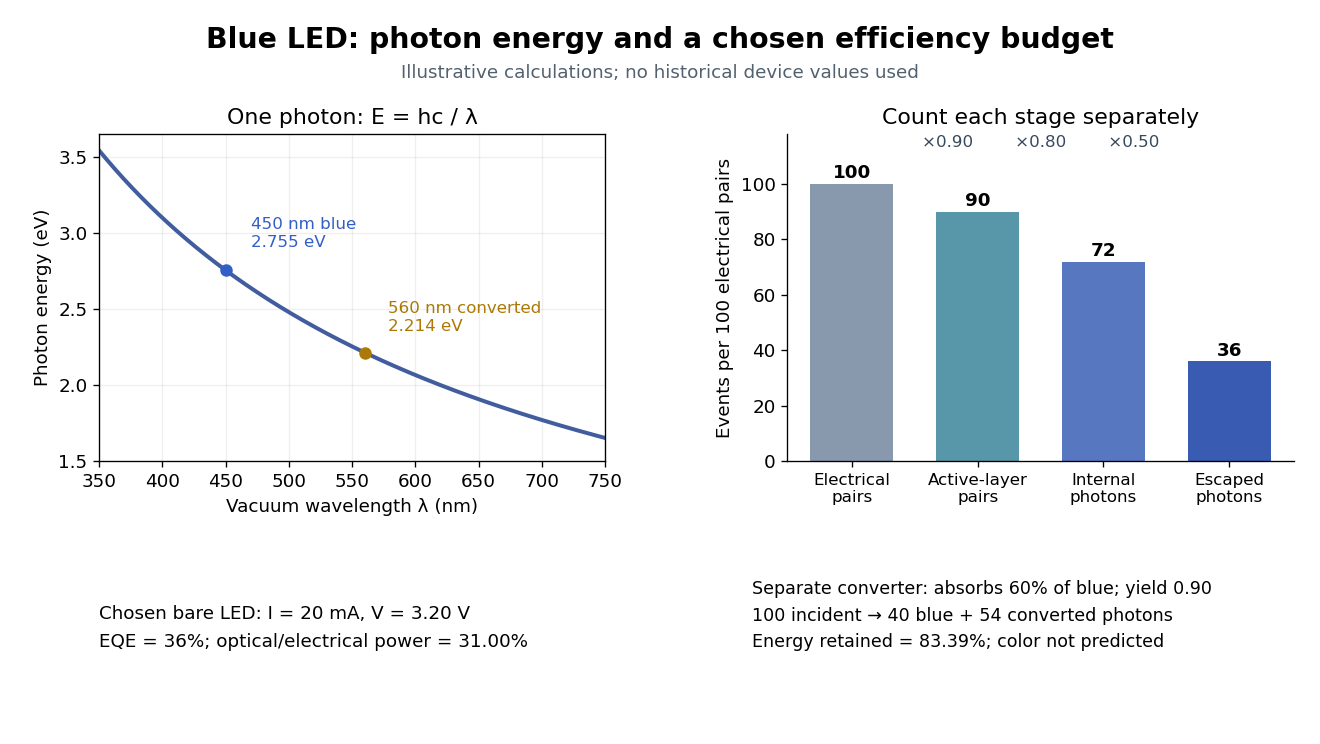

This chart was generated by the following Python code:
"""Plot original stipulated LED photon and energy accounting.

Run from _media; Python 3.14, numpy 2.3.5, matplotlib 3.10.7.
"""
from pathlib import Path

import matplotlib.pyplot as plt
import numpy as np

H = 6.62607015e-34
C = 299792458.0
Q = 1.602176634e-19


def main():
    plt.rcParams.update({"font.size": 11, "font.family": "DejaVu Sans"})
    fig, (ax1, ax2) = plt.subplots(1, 2, figsize=(11, 6.2), dpi=120, facecolor="white")
    fig.subplots_adjust(left=0.075, right=0.98, bottom=0.38, top=0.82, wspace=0.36)
    fig.suptitle("Blue LED: photon energy and a chosen efficiency budget", size=17, weight="bold", y=0.965)
    fig.text(0.5, 0.895, "Illustrative calculations; no historical device values used", ha="center", color="#52616f")
    wavelengths = np.linspace(350, 750, 401)
    energies = H * C / (wavelengths * 1e-9) / Q
    ax1.plot(wavelengths, energies, color="#425d9e", lw=2.4)
    ax1.set(xlabel="Vacuum wavelength λ (nm)", ylabel="Photon energy (eV)",
            xlim=(350, 750), ylim=(1.5, 3.65), title="One photon: E = hc / λ")
    ax1.grid(alpha=0.2)
    for wavelength, label, color, offset in [
        (450, "450 nm blue\n2.755 eV", "#325fc5", (15, 14)),
        (560, "560 nm converted\n2.214 eV", "#ab7905", (14, 13)),
    ]:
        energy = H * C / (wavelength * 1e-9) / Q
        ax1.scatter(wavelength, energy, color=color, s=42, zorder=3)
        ax1.annotate(label, (wavelength, energy), xytext=offset,
                     textcoords="offset points", color=color, fontsize=10)

    values = np.array([100, 90, 72, 36])
    labels = ["Electrical\npairs", "Active-layer\npairs", "Internal\nphotons", "Escaped\nphotons"]
    colors = ["#8898ad", "#5896a9", "#5778c0", "#395bb2"]
    bars = ax2.bar(np.arange(4), values, width=0.66, color=colors)
    ax2.set(ylim=(0, 118), ylabel="Events per 100 electrical pairs", title="Count each stage separately")
    ax2.set_xticks(np.arange(4), labels, fontsize=10)
    ax2.spines[["top", "right"]].set_visible(False)
    for bar, value in zip(bars, values):
        ax2.text(bar.get_x() + bar.get_width() / 2, value + 2, str(value), ha="center", weight="bold")
    ax2.text(0.5, 0.96, "×0.90        ×0.80        ×0.50", transform=ax2.transAxes,
             ha="center", size=10, color="#37495d")
    eqe = 0.9 * 0.8 * 0.5
    energy = H * C / (450e-9)
    wpe = eqe * energy / (Q * 3.2)
    retention = 0.4 + 0.6 * 0.9 * 450 / 560
    fig.text(0.075, 0.13,
             f"Chosen bare LED: I = 20 mA, V = 3.20 V\n"
             f"EQE = {eqe:.0%}; optical/electrical power = {wpe:.2%}",
             size=11, linespacing=1.7)
    fig.text(0.57, 0.13,
             "Separate converter: absorbs 60% of blue; yield 0.90\n"
             f"100 incident → 40 blue + 54 converted photons\n"
             f"Energy retained = {retention:.2%}; color not predicted",
             size=10.5, linespacing=1.6)
    fig.savefig(Path(__file__).stem + ".png", facecolor="white")
    plt.close(fig)


if __name__ == "__main__":
    main()
